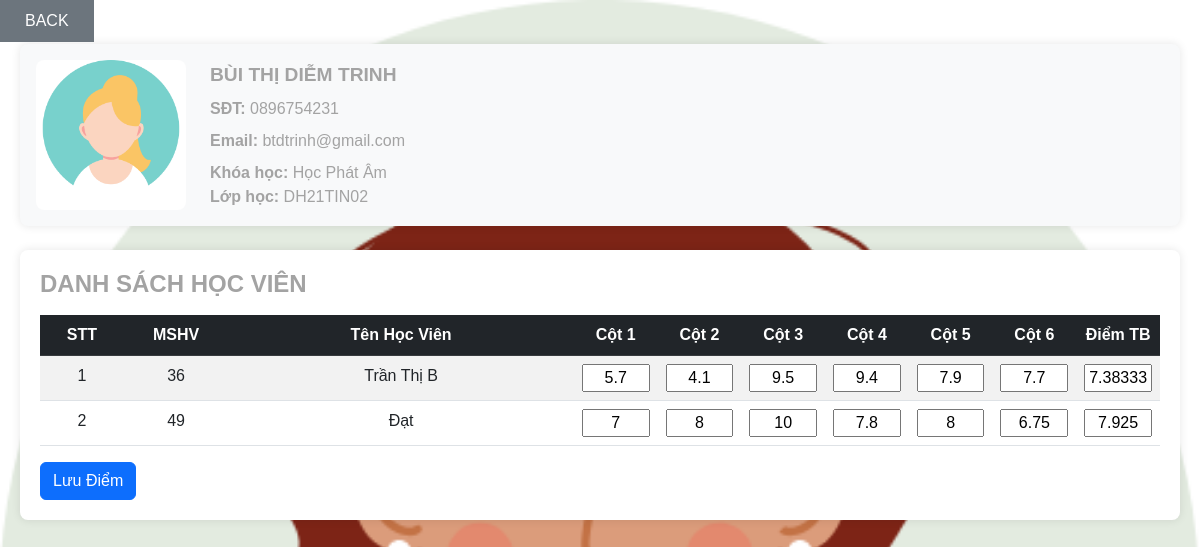
Screenshot of /DA2_QuanLyTrungTamKhoaHoc/route/route_dangkythi/chitiet_lopthi.php?ID_LopHoc=2 (signed in) with the database file from the repository.
### tables this page shows
CREATE TABLE `giangvien` (
  `ID_GiangVien` int(11) NOT NULL,
  `TenGV` text NOT NULL,
  `AnhGV` text NOT NULL,
  `GioiTinh` text NOT NULL,
  `Email` text NOT NULL,
  `SDT` varchar(10) NOT NULL,
  `NgaySinh` text NOT NULL
);

CREATE TABLE `khoahoc` (
  `ID_KhoaHoc` int(11) NOT NULL,
  `ID_DanhMuc` int(11) NOT NULL,
  `TenKH` text NOT NULL,
  `AnhKH` text NOT NULL,
  `MoTa` text NOT NULL,
  `HocPhi` int(50) NOT NULL
);

CREATE TABLE `lophoc` (
  `ID_LopHoc` int(11) NOT NULL,
  `TenLop` text NOT NULL,
  `ID_KhoaHoc` int(11) NOT NULL,
  `ID_GiangVien` int(11) NOT NULL,
  `SoLuong_HV` int(11) NOT NULL,
  `TrangThai_Lop` text NOT NULL DEFAULT 'Đang học'
);

CREATE TABLE `hocvien_lophoc` (
  `ID_LopHoc` int(11) NOT NULL,
  `ID_HocVien` int(11) NOT NULL
);

CREATE TABLE `hocvien` (
  `ID_HocVien` int(11) NOT NULL,
  `TenHV` text NOT NULL,
  `AnhHV` text NOT NULL,
  `GioiTinh` text NOT NULL,
  `Email` text NOT NULL,
  `SDT` varchar(10) NOT NULL,
  `NgaySinh` varchar(50) NOT NULL,
  `TrangThai_HV` text NOT NULL DEFAULT 'Đang học'
);

CREATE TABLE `diemthi` (
  `ID_DiemThi` int(11) NOT NULL,
  `ID_DKThi` int(11) NOT NULL,
  `ID_HocVien` int(11) NOT NULL,
  `Cot1` float DEFAULT NULL,
  `Cot2` float DEFAULT NULL,
  `Cot3` float DEFAULT NULL,
  `Cot4` float DEFAULT NULL,
  `Cot5` float DEFAULT NULL,
  `Cot6` float DEFAULT NULL,
  `Diem_TB` float DEFAULT NULL
);

### DA2_QuanLyTrungTamKhoaHoc/route/route_dangkythi/dangky_thi.php (called while the page is built, shortened)
<?php
    class DangKyThi{
        function conn(){
            return db_connect();
        }
    }
    class DS_DKTHI extends DangKyThi{
        function get_ID_DangKyThi_by_ID_LopHoc($id_lophoc){
            $conn = $this->conn();
            $query = mysqli_query($conn, "SELECT ID_DKThi FROM dangkythi WHERE ID_LopHoc = '$id_lophoc'");
            $result = mysqli_fetch_assoc($query);
            return $result['ID_DKThi'];
        }
        function get($id_dkthi){
            $conn = $this->conn();
            $query = mysqli_query($conn, "SELECT * FROM dangkythi WHERE ID_DKThi = '$id_dkthi'");
            $result = mysqli_fetch_assoc($query);
            return $result;
        }
    }
?>

### DA2_QuanLyTrungTamKhoaHoc/route/route_lophoc/lophoc.php (called while the page is built, shortened)
<?php
    class LopHoc{
        function conn(){
            return db_connect();
        }
    }
    class DS_LOPHOC extends LopHoc{
        function get($id_lophoc){
            $conn = $this->conn();
            $query = mysqli_query($conn, "SELECT * FROM lophoc WHERE ID_LopHoc = '$id_lophoc'");
            $result = mysqli_fetch_assoc($query);
            return $result;
        }
    }
?>

### DA2_QuanLyTrungTamKhoaHoc/route/route_giangvien/giangvien.php (called while the page is built, shortened)
<?php
    class GiangVien{
        function conn(){
            return db_connect();
        }
    }
    class DS_GIANGVIEN extends GiangVien{
        function get($id_giangvien){
            $conn = $this->conn();
            $query = mysqli_query($conn, "SELECT * FROM giangvien WHERE ID_GiangVien = $id_giangvien");
            $result = mysqli_fetch_assoc($query);
            return $result;
        }
    }
?>

### DA2_QuanLyTrungTamKhoaHoc/route/route_khoahoc/khoahoc.php (called while the page is built, shortened)
<?php
    class KhoaHoc{
        function conn(){
            return db_connect();
        }
    }
    class DS_KHOAHOC extends KhoaHoc{
        function get($id_khoahoc){
            $conn = $this->conn();
            $query = mysqli_query($conn, "SELECT * FROM khoahoc WHERE ID_KhoaHoc = $id_khoahoc");
            $result = mysqli_fetch_assoc($query);
            return $result;
        }
    }
?>

### DA2_QuanLyTrungTamKhoaHoc/route/route_LH_HV/lophoc_hocvien.php (called while the page is built, shortened)
<?php
    class HocVien_LopHoc{
        function conn(){
            return db_connect();
        }
    }
    class DS_HOCVIEN_LOPHOC extends HocVien_LopHoc{
        function get_hocvien_by_ID_LopHoc($id_lophoc){
            $conn = $this->conn();
            $query = mysqli_query($conn, "SELECT * FROM hocvien_lophoc WHERE ID_LopHoc = '$id_lophoc'");
            return $query;
        }
    }
?>

### DA2_QuanLyTrungTamKhoaHoc/route/route_diemthi/diemthi.php (called while the page is built, shortened)
<?php
    class DiemThi{
        function conn(){
            return db_connect();
        }
    }
    class DS_DIEMTHI extends DiemThi{
        function get_diem_hocvien($id_dkthi, $id_hocvien) {
            $conn = $this->conn();
            $query = "SELECT Cot1, Cot2, Cot3, Cot4, Cot5, Cot6, Diem_TB FROM diemthi WHERE ID_DKThi = '$id_dkthi' AND ID_HocVien = '$id_hocvien'";
            $result = mysqli_query($conn, $query);
            if ($result) {
                $row = mysqli_fetch_assoc($result);
                return $row;
            } else {
                return null;
            }
        }
    }
?>

### DA2_QuanLyTrungTamKhoaHoc/route/route_hocvien/hocvien.php (called while the page is built, shortened)
<?php
    class HocVien{
        function conn(){
            return db_connect();
        }
    }
    class DS_HOCVIEN extends HocVien{
        function get_name_by_id($id_hocvien){
            $conn = $this->conn();
            $query = mysqli_query($conn, "SELECT TenHV FROM hocvien WHERE ID_HocVien = $id_hocvien");
            $result = mysqli_fetch_assoc($query);
            return $result['TenHV'];
        }
    }
?>

### DA2_QuanLyTrungTamKhoaHoc/route/route_dangkythi/chitiet_lopthi.php (the view, shortened to what this page needs)
<?php
    require_once "../../route/route_dangkythi/dangky_thi.php";
    require_once "../../route/route_lophoc/lophoc.php";
    require_once "../../route/route_giangvien/giangvien.php";
    require_once "../../route/route_khoahoc/khoahoc.php";
    require_once "../../route/route_LH_HV/lophoc_hocvien.php";
    require_once "../../route/route_diemthi/diemthi.php";
    $get_id = $_GET['ID_LopHoc'] ?? null;
    $dkthi = new DS_DKTHI();
    $lophoc = new DS_LOPHOC();
    $giangvien = new DS_GIANGVIEN();
    $khoahoc = new DS_KHOAHOC();
    $lophoc_hocvien = new DS_HOCVIEN_LOPHOC();
    $diemthi = new DS_DIEMTHI();
    $id_dangky = $dkthi->get_ID_DangKyThi_by_ID_LopHoc($get_id);
    $dkthi_info = $dkthi->get($id_dangky);
    $lophoc_info = $lophoc->get($dkthi_info['ID_LopHoc']);
    $giangvien_info = $giangvien->get($lophoc_info['ID_GiangVien']);
    $khoahoc_info = $khoahoc->get($lophoc_info['ID_KhoaHoc']);
    $lophoc_hocvien_info = $lophoc_hocvien->get_hocvien_by_ID_LopHoc($dkthi_info['ID_LopHoc']);
?>
<!DOCTYPE html>
<html lang="en">
    <head>
        <link rel="stylesheet" href="../../assets/bootstrap-5.3.0-alpha3-dist/css/bootstrap.min.css">
        <link rel="stylesheet" href="../../assets/css/header.css">
        <link rel="stylesheet" href="../../assets/css/chitiet_lophoc.css">
    </head>
<body>
    <button class="btn px-4 py-2 top-0 rounded-0 btn-secondary position-fixed btn-back" onclick="window.location.href='../../pages/admin_pages/index.php'">BACK</button>
    <main>
        <div class="container mt-4">
            <div class="row mb-4">
                <div class="col-md-12">
                    <div class="giangvien d-flex p-3">
                        <img src="../route_giangvien/ANHGV/<?=$giangvien_info['AnhGV']?>" alt="Giảng viên" class="giangvien-img me-4">
                        <div class="info_giangvien">
                            <div class="tengv text-uppercase mb-2"><?=$giangvien_info['TenGV']?></div>
                            <div class="sdt_giangvien mb-2"><strong>SĐT:</strong> <?=$giangvien_info['SDT']?></div>
                            <div class="email_giangvien mb-2"><strong>Email:</strong> <?=$giangvien_info['Email']?></div>
                            <div><strong>Khóa học:</strong> <?=$khoahoc_info['TenKH']?></div>
                            <div><strong>Lớp học:</strong> <?=$lophoc_info['TenLop']?></div>
                        </div>
                    </div>
                </div>
            </div>
            <div class="row">
                <div class="col-md-12">
                    <div class="table-container">
                        <h4 class="text-uppercase fw-bold mb-3">Danh Sách Học Viên</h4>
                        <form action="" method="POST">
                            <table class="table table-striped table-hover text-center">
                                <thead class="table-dark">
                                    <tr>
                                        <th style="width: 8%;">STT</th>
                                        <th style="width: 10%;">MSHV</th>
                                        <th style="width: 33%;">Tên Học Viên</th>
                                        <th style="width: 8%;">Cột 1</th>
                                        <th style="width: 8%;">Cột 2</th>
                                        <th style="width: 8%;">Cột 3</th>
                                        <th style="width: 8%;">Cột 4</th>
                                        <th style="width: 8%;">Cột 5</th>
                                        <th style="width: 8%;">Cột 6</th>
                                        <th style="width: 8%;">Điểm TB</th>
                                    </tr>
                                </thead>
                                <tbody>
                                    <?php
                                    $num = 0;
                                    while ($row = mysqli_fetch_assoc($lophoc_hocvien_info)) {
                                        $num++;
                                        $diemThi = $diemthi->get_diem_hocvien($get_id, $row['ID_HocVien']) ?? [];
                                        require_once "../../route/route_hocvien/hocvien.php";
                                        $hocvien = new DS_HOCVIEN();
                                        $hocvien_name = $hocvien->get_name_by_id($row['ID_HocVien']);
                                        $cot1 = $diemThi['Cot1'] ?? '0';
                                        $cot2 = $diemThi['Cot2'] ?? '0';
                                        $cot3 = $diemThi['Cot3'] ?? '0';
                                        $cot4 = $diemThi['Cot4'] ?? '0';
                                        $cot5 = $diemThi['Cot5'] ?? '0';
                                        $cot6 = $diemThi['Cot6'] ?? '0';
                                        $diemTB = $diemThi['Diem_TB'] ?? '0';
                                    ?>
                                        <tr>
                                            <td style="width: 8%;"><?=$num?></td>
                                            <td style="width: 10%;"><?=$row['ID_HocVien']?></td>
                                            <td style="width: 33%;"><?=htmlspecialchars($hocvien_name)?></td>
                                            <td style="width: 8%;"><input type="text" name="diem[<?=$row['ID_HocVien']?>][Cot1]" value="<?=htmlspecialchars($cot1)?>"></td>
                                            <td style="width: 8%;"><input type="text" name="diem[<?=$row['ID_HocVien']?>][Cot2]" value="<?=htmlspecialchars($cot2)?>"></td>
                                            <td style="width: 8%;"><input type="text" name="diem[<?=$row['ID_HocVien']?>][Cot3]" value="<?=htmlspecialchars($cot3)?>"></td>
                                            <td style="width: 8%;"><input type="text" name="diem[<?=$row['ID_HocVien']?>][Cot4]" value="<?=htmlspecialchars($cot4)?>"></td>
                                            <td style="width: 8%;"><input type="text" name="diem[<?=$row['ID_HocVien']?>][Cot5]" value="<?=htmlspecialchars($cot5)?>"></td>
                                            <td style="width: 8%;"><input type="text" name="diem[<?=$row['ID_HocVien']?>][Cot6]" value="<?=htmlspecialchars($cot6)?>"></td>
                                            <td style="width: 8%;"><input type="text" name="diem[<?=$row['ID_HocVien']?>][Diem_TB]" value="<?=htmlspecialchars($diemTB)?>"></td>
                                        </tr>
                                    <?php } ?>
                                </tbody>
                            </table>
                            <button type="submit" class="btn btn-primary" name="DiemThi">Lưu Điểm</button>
                        </form>
                    </div>
                </div>
            </div>
        </div>
    </main>
</body>
</html>

### DA2_QuanLyTrungTamKhoaHoc/assets/css/header.css (style rules this page uses)
* { margin: 0; padding: 0; box-sizing: border-box; }
html { scroll-behavior: smooth; }
body { font-family: "Poppins", sans-serif; color: #A3A3A3; }

### DA2_QuanLyTrungTamKhoaHoc/assets/css/chitiet_lophoc.css (style rules this page uses)
body { background-image: url(../../assets/images/banner_edit/5.png); background-size: cover; }
.container { max-width: 1400px; margin: 0 auto; padding: 20px; }
.giangvien { background-color: #f8f9fa; border-radius: 8px; box-shadow: 0px 0px 10px rgba(0, 0, 0, 0.1); display: flex; align-items: center; }
.giangvien-img { height: 150px; width: auto; border-radius: 8px; object-fit: cover; }
.info_giangvien { font-size: 1rem; }
.tengv { font-weight: bold; font-size: 1.2rem; margin-bottom: 10px; }
.table-container { background-color: #ffffff; border-radius: 8px; box-shadow: 0px 0px 10px rgba(0, 0, 0, 0.1); padding: 20px; }
.table-container tbody { display: block; max-height: 50vh; overflow-y: auto; width: 100%; }
.table-container thead, .table-container tbody tr { display: table; width: 100%; table-layout: fixed; }
.table-container thead th { text-align: center; }
input[type="text"] { max-width: 100%; text-align: center; }

### rows the page displays
giangvien: AnhGV (picture), TenGV "BÙI THỊ DIỄM TRINH", SDT "0896754231", Email "btdtrinh@gmail.com"
khoahoc: TenKH "Học Phát Âm"
lophoc: TenLop "DH21TIN02"
hocvien_lophoc: ID_HocVien "36", ID_HocVien.TenHV "Trần Thị B", Cot1 "5.7", Cot2 "4.1", Cot3 "9.5", Cot4 "9.4", Cot5 "7.9", Cot6 "7.7", Diem_TB "7.38333"
hocvien_lophoc: ID_HocVien "49", ID_HocVien.TenHV "Đạt", Cot1 "7", Cot2 "8", Cot3 "10", Cot4 "7.8", Cot5 "8", Cot6 "6.75", Diem_TB "7.925"
